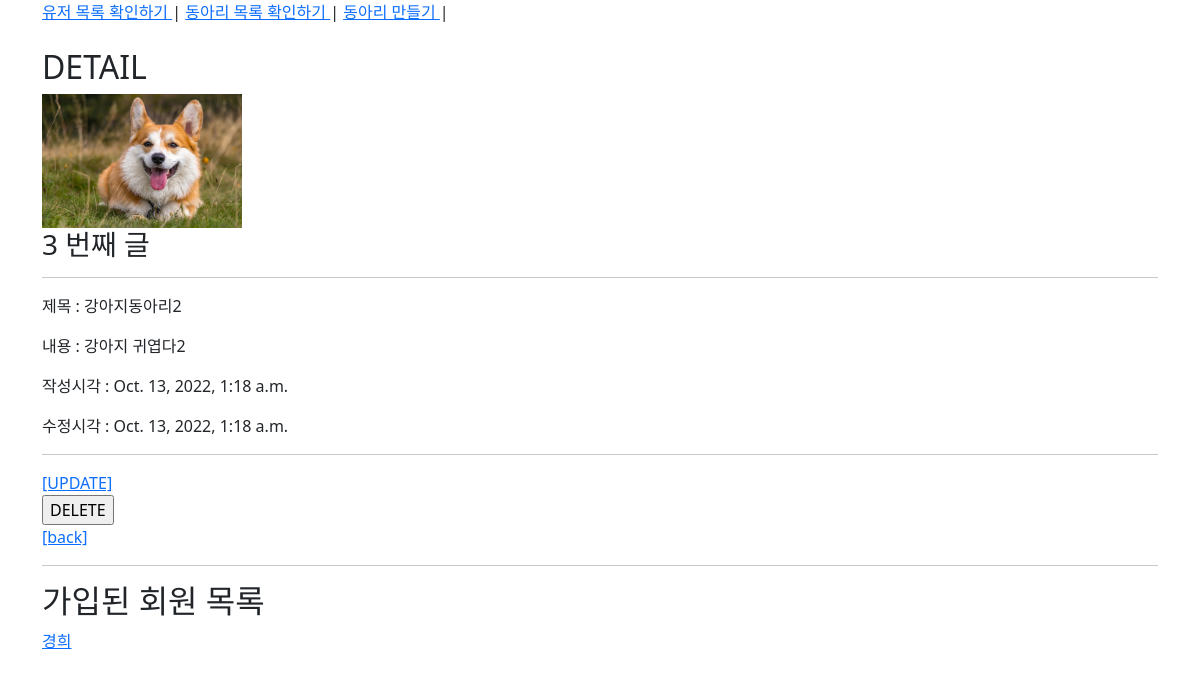
The app's page /clubs/3/ with its own data.
### clubs/models.py (models this page shows, shortened)
class Club(models.Model):
    title=models.CharField(max_length=30)
    content=models.TextField()
    image = models.ImageField(blank=True)
    created_at = models.DateTimeField(auto_now_add=True)
    updated_at = models.DateTimeField(auto_now=True)

### users/models.py (models this page shows)
class User(models.Model):
    first_name = models.CharField(max_length=10)
    last_name = models.CharField(max_length=10)
    age = models.IntegerField()
    country = models.CharField(max_length=10)
    phone = models.CharField(max_length=15)
    balance = models.IntegerField()
    clubs = models.ManyToManyField(Club, related_name='users')

### clubs/views.py (the view)
# urls.py: path('<int:pk>/', views.detail, name='detail'),
def detail(request, pk):
    club = get_object_or_404(Club, pk=pk)
    context = {
        'club': club
    }
    return render(request, 'clubs/detail.html', context)

### clubs/templates/clubs/detail.html (shortened to what this page needs)
{% extends 'base.html' %}
{% block content %}
  <h2>DETAIL</h2>
  {% if club.image %}
    <img src="{{ club.image.url }}" width="200px">
  {% endif %}
  <h3>{{ club.pk }} 번째 글</h3>
  <hr>
  <p>제목 : {{ club.title }}</p>
  <p>내용 : {{ club.content }}</p>
  <p>작성시각 : {{ club.created_at }}</p>
  <p>수정시각 : {{ club.updated_at }}</p>
  <hr>
  <a href="{% url 'clubs:update' club.pk %}">[UPDATE]</a>
  <form action="{% url 'clubs:delete' club.pk %}" method="POST">
    <input type="submit" value="DELETE">
  </form>
  <a href="{% url 'clubs:index' %}">[back]</a>
  <hr>
  <h2> 가입된 회원 목록 </h2>
  {% for user in club.users.all %}
    <a href="{% url 'users:profile' user.pk%}">
      <p> {{ user.first_name }} </p>
    </a>
  {% endfor %}
{% endblock content %}

### templates/base.html (shortened to what this page needs)
<!DOCTYPE html>
<html lang="en">
<head>
  <link href="https://cdn.jsdelivr.net/npm/bootstrap@5.1.0/dist/css/bootstrap.min.css" rel="stylesheet">
</head>
<body>
  <div class="container">
   <a href="{% url 'users:index' %}">유저 목록 확인하기 </a> |
   <a href="{% url 'clubs:index' %}">동아리 목록 확인하기 </a> |
   <a href="{% url 'clubs:create' %}">동아리 만들기 </a> |
   <br>
   <br>
    {% block content %}
    {% endblock content %}
  </div>
</body>
</html>

### records on screen
Club: image (picture), pk "3", title "강아지동아리2", content "강아지 귀엽다2", created_at "Oct. 13, 2022, 1:18 a.m.", updated_at "Oct. 13, 2022, 1:18 a.m."
User: first_name "경희"
